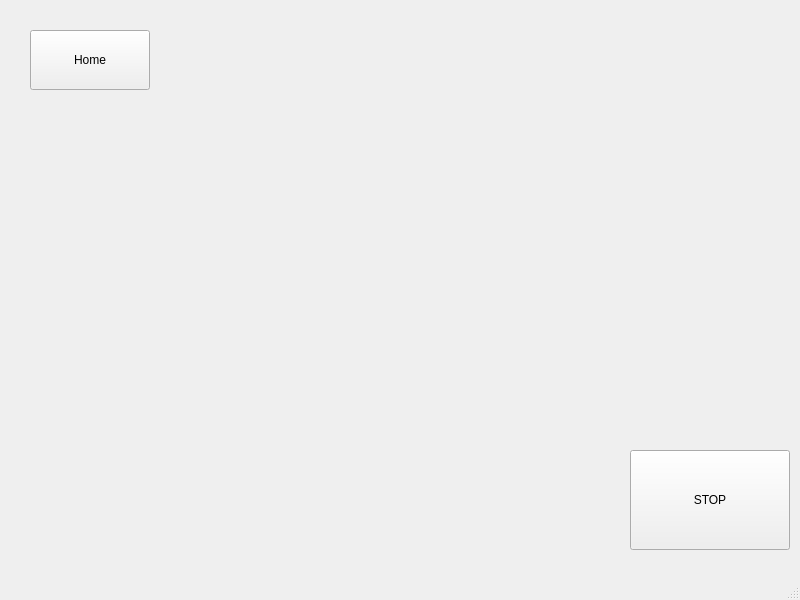
<?xml version="1.0" encoding="UTF-8"?>
<ui version="4.0">
 <class>MainWindow</class>
 <widget class="QMainWindow" name="MainWindow">
  <property name="geometry">
   <rect>
    <x>0</x>
    <y>0</y>
    <width>800</width>
    <height>600</height>
   </rect>
  </property>
  <property name="windowTitle">
   <string>MainWindow</string>
  </property>
  <widget class="QWidget" name="centralwidget">
   <widget class="QPushButton" name="q_btn_home">
    <property name="geometry">
     <rect>
      <x>30</x>
      <y>30</y>
      <width>120</width>
      <height>60</height>
     </rect>
    </property>
    <property name="styleSheet">
     <string notr="true">border-image: url(:/btn/11.png);</string>
    </property>
    <property name="text">
     <string>Home</string>
    </property>
   </widget>
   <widget class="QPushButton" name="q_btn_stop">
    <property name="geometry">
     <rect>
      <x>630</x>
      <y>450</y>
      <width>160</width>
      <height>100</height>
     </rect>
    </property>
    <property name="text">
     <string>STOP</string>
    </property>
   </widget>
  </widget>
  <widget class="QMenuBar" name="menubar">
   <property name="geometry">
    <rect>
     <x>0</x>
     <y>0</y>
     <width>800</width>
     <height>26</height>
    </rect>
   </property>
  </widget>
  <widget class="QStatusBar" name="statusbar"/>
 </widget>
 <resources>
  <include location="resource.qrc"/>
 </resources>
 <connections/>
</ui>
